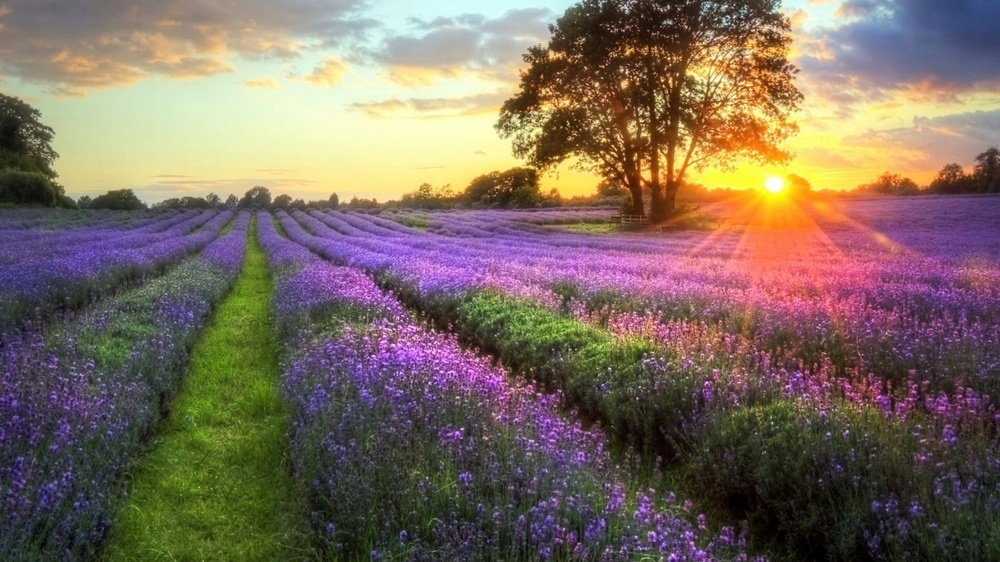
//> input picture Sources/Graphics/Picture/Markdown/test.jpg, 1000 x 562 px, shrunk from 1920 x 1080 before the run
$ ./3.blend   (built with g++ and OpenCV 4)
//> lines starting //> are read from the running program, lines starting //| are printed output that depends on the picture

#include <opencv2/highgui.hpp>
using namespace cv;

int main()
{
	Mat img1,img2,img;
	img1=imread("test.jpg");
//> img1 is the input picture: 562 rows x 1000 cols, CV_8UC3; mean B, G, R 95, 107.2, 123.6
	img2=imread("test2.png");
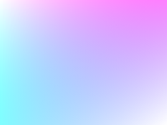
//> input picture Sources/Graphics/Opencv/test2.png, 167 x 125 px, shrunk from 320 x 240 before the run
//> img2 is the input picture: 125 rows x 167 cols, CV_8UC3; mean B, G, R 255, 201.6, 201.6
	//namedWindow("Title");
	Mat imageROI;
	//方法一
	imageROI=img1(Rect(200,200,img2.cols,img2.rows));
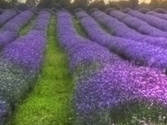
//> imageROI: 125 rows x 167 cols, CV_8UC3; mean B, G, R 110.4, 94.6, 104.6
	addWeighted(imageROI,0.5,img2,0.6,0,imageROI);
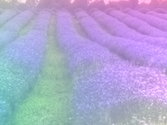
//> imageROI: 125 rows x 167 cols, CV_8UC3; mean B, G, R 208, 168.3, 173.2
	imshow("title",img1);
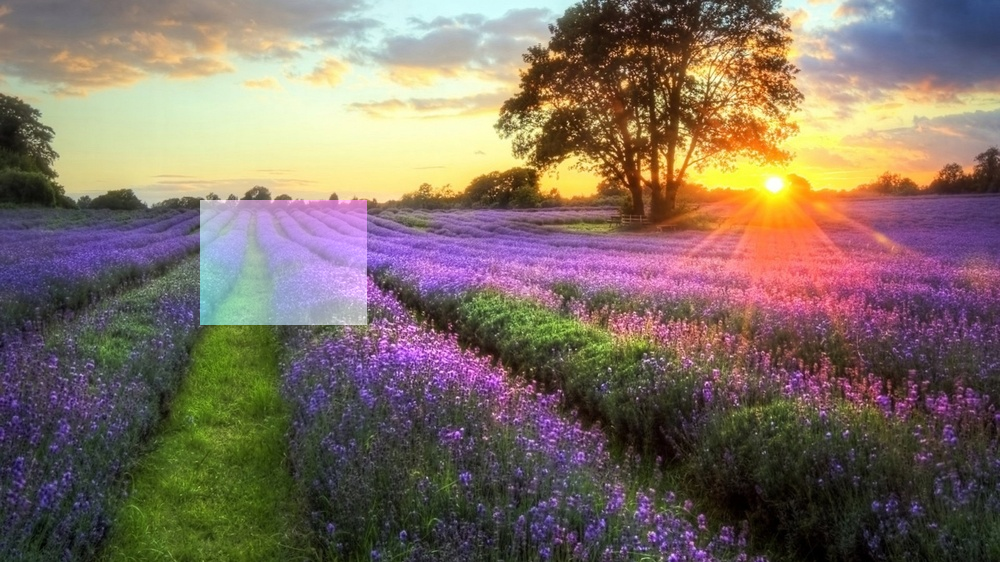
//> window 'title': 562 rows x 1000 cols, CV_8UC3; mean B, G, R 98.6, 110, 126.1
	waitKey(0);
	imwrite("blend.jpg",img1);
}
